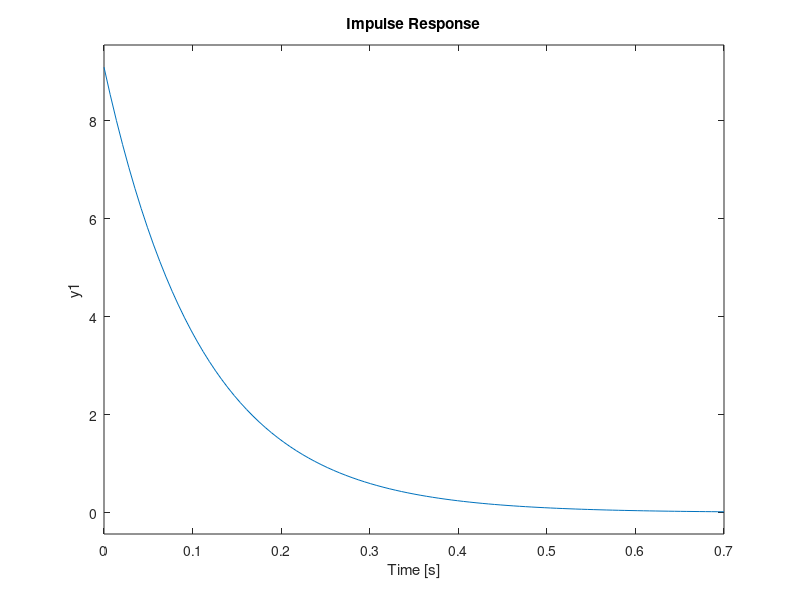

The MATLAB script that drew this image: (Note: this script raises an error after producing the figure.)

%Transfer Function
%Kp Ki

clear;
sys= tf(1, [0.11 1]);
subplot(2,1,1);
step(sys);
subplot(2,1,2);
impulse(sys);
grid
[kpi,info]=pidtune(sys,'PI');
kpi=kpi/28.044;

%notes
%clear;
%sys=tf(9.090, [1 9.090]);
%[Kp,Ki,Kd,Tf]=piddata(sys);
